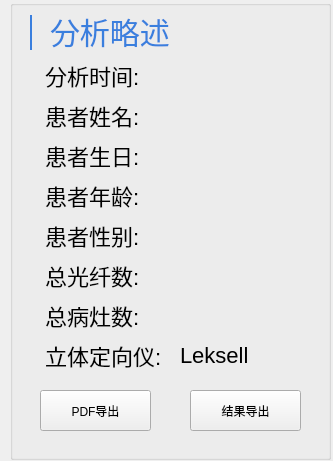
<?xml version="1.0" encoding="UTF-8"?>
<ui version="4.0">
 <class>qSlicerOutputModuleWidget</class>
 <widget class="qSlicerWidget" name="qSlicerOutputModuleWidget">
  <property name="geometry">
   <rect>
    <x>0</x>
    <y>0</y>
    <width>333</width>
    <height>461</height>
   </rect>
  </property>
  <property name="windowTitle">
   <string>Form</string>
  </property>
  <widget class="QGroupBox" name="ResultRightPart">
   <property name="geometry">
    <rect>
     <x>10</x>
     <y>0</y>
     <width>321</width>
     <height>460</height>
    </rect>
   </property>
   <property name="styleSheet">
    <string notr="true">font: 22px;</string>
   </property>
   <property name="title">
    <string/>
   </property>
   <widget class="QLabel" name="label1">
    <property name="geometry">
     <rect>
      <x>40</x>
      <y>10</y>
      <width>141</width>
      <height>41</height>
     </rect>
    </property>
    <property name="styleSheet">
     <string notr="true">color: #3A7FDE;
font: 30px;</string>
    </property>
    <property name="text">
     <string>分析略述</string>
    </property>
   </widget>
   <widget class="QLabel" name="label2">
    <property name="geometry">
     <rect>
      <x>35</x>
      <y>60</y>
      <width>111</width>
      <height>31</height>
     </rect>
    </property>
    <property name="text">
     <string>分析时间:</string>
    </property>
   </widget>
   <widget class="QLabel" name="label3">
    <property name="geometry">
     <rect>
      <x>35</x>
      <y>100</y>
      <width>111</width>
      <height>31</height>
     </rect>
    </property>
    <property name="text">
     <string>患者姓名:</string>
    </property>
   </widget>
   <widget class="QLabel" name="label4">
    <property name="geometry">
     <rect>
      <x>35</x>
      <y>140</y>
      <width>111</width>
      <height>31</height>
     </rect>
    </property>
    <property name="text">
     <string>患者生日:</string>
    </property>
   </widget>
   <widget class="QLabel" name="label5">
    <property name="geometry">
     <rect>
      <x>35</x>
      <y>220</y>
      <width>111</width>
      <height>31</height>
     </rect>
    </property>
    <property name="text">
     <string>患者性别:</string>
    </property>
   </widget>
   <widget class="QLabel" name="lblName">
    <property name="geometry">
     <rect>
      <x>170</x>
      <y>100</y>
      <width>111</width>
      <height>31</height>
     </rect>
    </property>
    <property name="text">
     <string/>
    </property>
   </widget>
   <widget class="QLabel" name="lblBirthday">
    <property name="geometry">
     <rect>
      <x>170</x>
      <y>140</y>
      <width>111</width>
      <height>31</height>
     </rect>
    </property>
    <property name="text">
     <string/>
    </property>
   </widget>
   <widget class="QLabel" name="lblSex">
    <property name="geometry">
     <rect>
      <x>170</x>
      <y>220</y>
      <width>111</width>
      <height>31</height>
     </rect>
    </property>
    <property name="text">
     <string/>
    </property>
   </widget>
   <widget class="QLabel" name="lblDate">
    <property name="geometry">
     <rect>
      <x>170</x>
      <y>60</y>
      <width>111</width>
      <height>31</height>
     </rect>
    </property>
    <property name="text">
     <string/>
    </property>
   </widget>
   <widget class="QLabel" name="label6">
    <property name="geometry">
     <rect>
      <x>35</x>
      <y>300</y>
      <width>121</width>
      <height>31</height>
     </rect>
    </property>
    <property name="text">
     <string>总病灶数:</string>
    </property>
   </widget>
   <widget class="QLabel" name="label7">
    <property name="geometry">
     <rect>
      <x>35</x>
      <y>340</y>
      <width>121</width>
      <height>31</height>
     </rect>
    </property>
    <property name="text">
     <string>立体定向仪:</string>
    </property>
   </widget>
   <widget class="QLabel" name="lblFiberNum">
    <property name="geometry">
     <rect>
      <x>170</x>
      <y>260</y>
      <width>111</width>
      <height>31</height>
     </rect>
    </property>
    <property name="text">
     <string/>
    </property>
   </widget>
   <widget class="QLabel" name="label8">
    <property name="geometry">
     <rect>
      <x>35</x>
      <y>260</y>
      <width>121</width>
      <height>31</height>
     </rect>
    </property>
    <property name="text">
     <string>总光纤数:</string>
    </property>
   </widget>
   <widget class="QLabel" name="lblHeadFrame">
    <property name="geometry">
     <rect>
      <x>170</x>
      <y>340</y>
      <width>111</width>
      <height>31</height>
     </rect>
    </property>
    <property name="text">
     <string>Leksell</string>
    </property>
   </widget>
   <widget class="QLabel" name="lblFocalZoneNum">
    <property name="geometry">
     <rect>
      <x>170</x>
      <y>300</y>
      <width>111</width>
      <height>31</height>
     </rect>
    </property>
    <property name="text">
     <string/>
    </property>
   </widget>
   <widget class="QLabel" name="lblAge">
    <property name="geometry">
     <rect>
      <x>170</x>
      <y>180</y>
      <width>111</width>
      <height>31</height>
     </rect>
    </property>
    <property name="text">
     <string/>
    </property>
   </widget>
   <widget class="QLabel" name="label9">
    <property name="geometry">
     <rect>
      <x>35</x>
      <y>180</y>
      <width>111</width>
      <height>31</height>
     </rect>
    </property>
    <property name="text">
     <string>患者年龄:</string>
    </property>
   </widget>
   <widget class="QLabel" name="label">
    <property name="geometry">
     <rect>
      <x>20</x>
      <y>15</y>
      <width>2</width>
      <height>35</height>
     </rect>
    </property>
    <property name="styleSheet">
     <string notr="true">background-color: #3A7FDE;</string>
    </property>
    <property name="text">
     <string/>
    </property>
   </widget>
  </widget>
  <widget class="QWidget" name="widget" native="true">
   <property name="geometry">
    <rect>
     <x>20</x>
     <y>370</y>
     <width>301</width>
     <height>80</height>
    </rect>
   </property>
   <widget class="QPushButton" name="btnExport">
    <property name="geometry">
     <rect>
      <x>170</x>
      <y>20</y>
      <width>111</width>
      <height>41</height>
     </rect>
    </property>
    <property name="text">
     <string>结果导出</string>
    </property>
   </widget>
   <widget class="QPushButton" name="btnExportPDF">
    <property name="geometry">
     <rect>
      <x>20</x>
      <y>20</y>
      <width>111</width>
      <height>41</height>
     </rect>
    </property>
    <property name="text">
     <string>PDF导出</string>
    </property>
   </widget>
  </widget>
 </widget>
 <customwidgets>
  <customwidget>
   <class>qSlicerWidget</class>
   <extends>QWidget</extends>
   <header>qSlicerWidget.h</header>
   <container>1</container>
  </customwidget>
 </customwidgets>
 <resources/>
 <connections/>
</ui>
